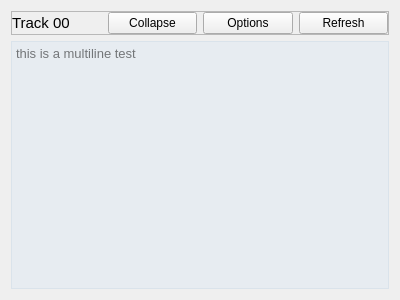
<?xml version="1.0" encoding="UTF-8"?>
<ui version="4.0">
 <class>TimelineHeaderWidget_ContentsExpanded</class>
 <widget class="QWidget" name="TimelineHeaderWidget_ContentsExpanded">
  <property name="geometry">
   <rect>
    <x>0</x>
    <y>0</y>
    <width>400</width>
    <height>300</height>
   </rect>
  </property>
  <property name="windowTitle">
   <string>Form</string>
  </property>
  <layout class="QVBoxLayout" name="verticalLayout">
   <item>
    <widget class="QFrame" name="frame_TopButtons">
     <property name="minimumSize">
      <size>
       <width>0</width>
       <height>20</height>
      </size>
     </property>
     <property name="frameShape">
      <enum>QFrame::StyledPanel</enum>
     </property>
     <property name="frameShadow">
      <enum>QFrame::Raised</enum>
     </property>
     <layout class="QHBoxLayout" name="horizontalLayout_3">
      <property name="leftMargin">
       <number>0</number>
      </property>
      <property name="topMargin">
       <number>0</number>
      </property>
      <property name="rightMargin">
       <number>0</number>
      </property>
      <property name="bottomMargin">
       <number>0</number>
      </property>
      <item>
       <widget class="QLabel" name="lblTitle">
        <property name="font">
         <font>
          <pointsize>11</pointsize>
         </font>
        </property>
        <property name="text">
         <string>Track 00</string>
        </property>
       </widget>
      </item>
      <item>
       <widget class="QPushButton" name="btnToggleCollapse">
        <property name="text">
         <string>Collapse</string>
        </property>
       </widget>
      </item>
      <item>
       <widget class="QPushButton" name="btnOptions">
        <property name="text">
         <string>Options</string>
        </property>
       </widget>
      </item>
      <item>
       <widget class="QPushButton" name="btnRefresh">
        <property name="text">
         <string>Refresh</string>
        </property>
       </widget>
      </item>
     </layout>
    </widget>
   </item>
   <item>
    <widget class="QTextBrowser" name="textBrowser_Main">
     <property name="font">
      <font>
       <pointsize>10</pointsize>
      </font>
     </property>
     <property name="acceptDrops">
      <bool>false</bool>
     </property>
     <property name="styleSheet">
      <string notr="true">background-color: rgba(179, 215, 255, 35)</string>
     </property>
     <property name="documentTitle">
      <string>test</string>
     </property>
     <property name="textInteractionFlags">
      <set>Qt::NoTextInteraction</set>
     </property>
     <property name="placeholderText">
      <string>this is a multiline test</string>
     </property>
     <property name="openLinks">
      <bool>false</bool>
     </property>
    </widget>
   </item>
  </layout>
 </widget>
 <resources/>
 <connections/>
</ui>
